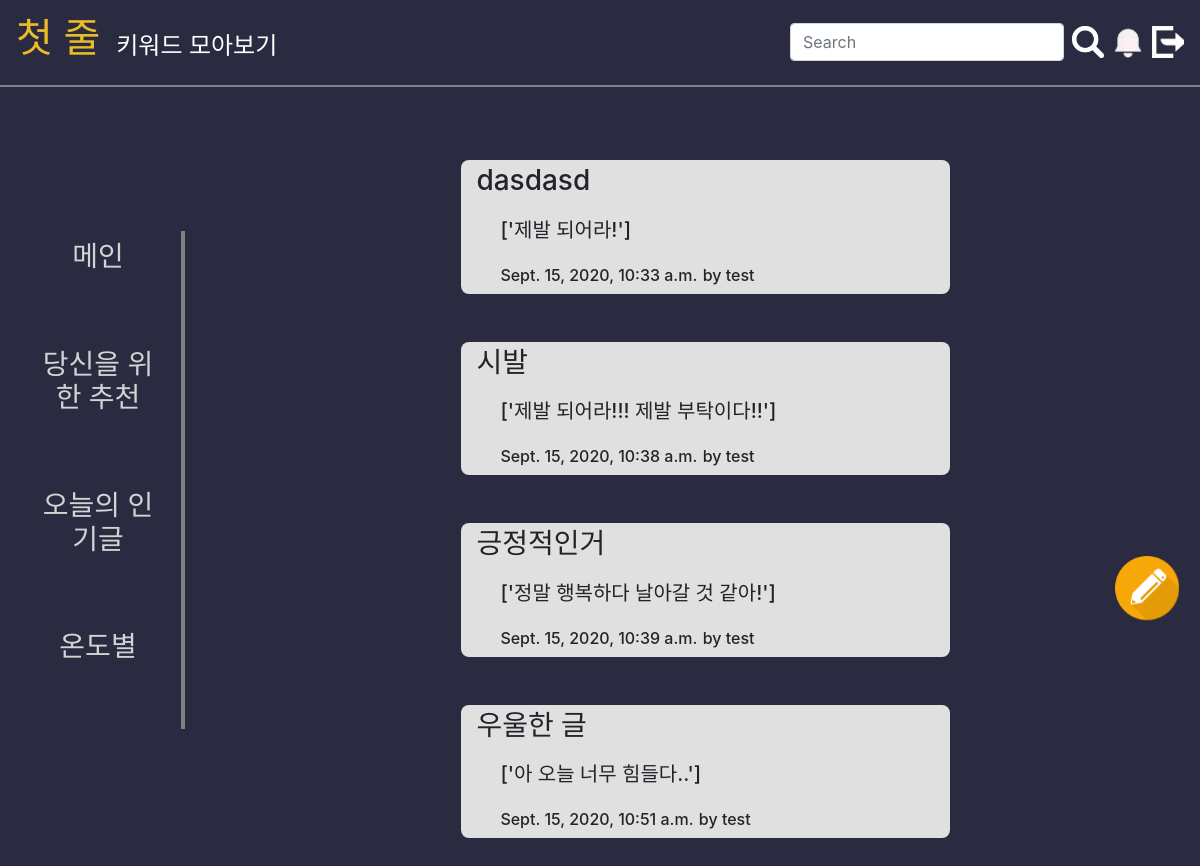
/post/cold (signed in), run on an earlier commit of the app's database.
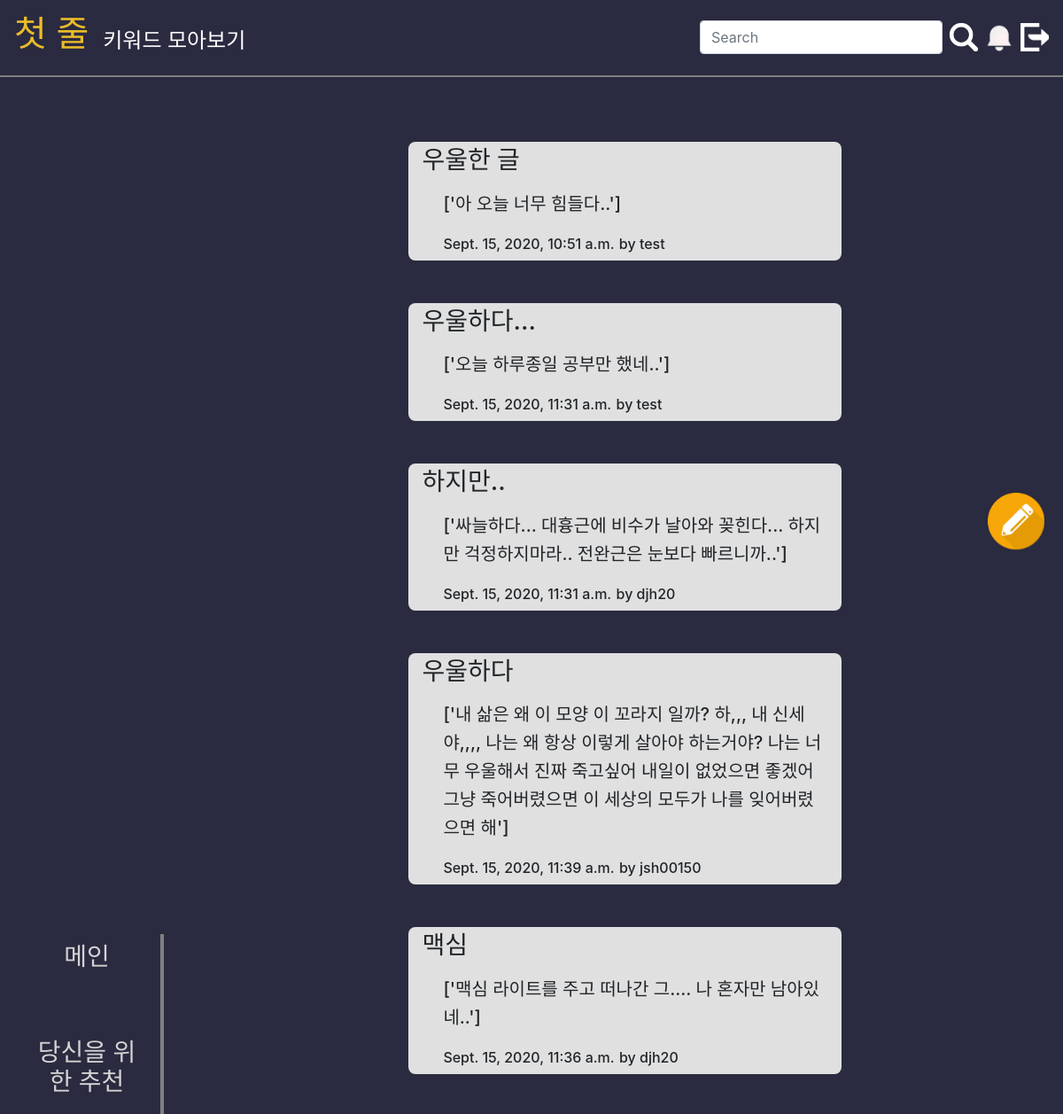
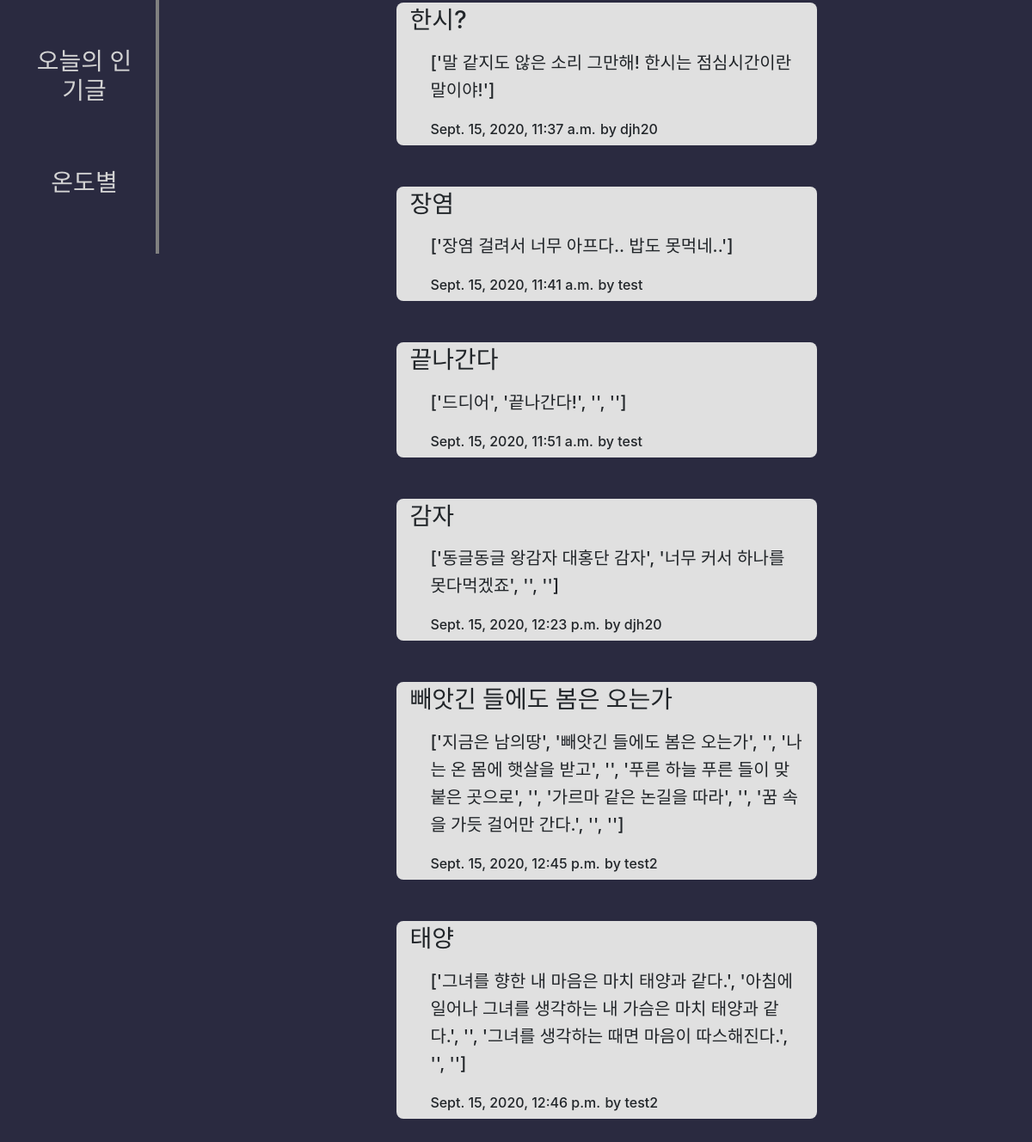
And on a later commit of the database (2 pictures, top to bottom).
### post/models.py (models this page shows)
class Post(models.Model):
    objects = models.Manager()
    id = models.AutoField(primary_key=True)
    title = models.CharField(max_length = 20, null=False)
    content = models.TextField(max_length = 1000, null=False)
    user_id = models.name = models.ForeignKey(MemberInfo, on_delete=models.CASCADE, null=False)
    date_time= models.DateTimeField(auto_now=True, null=False)
    prob_p = models.FloatField(default = 0)
    prob_dp = models.FloatField(default = 0)
    prob_n = models.FloatField(default = 0)
    temperature = models.FloatField(default = 0)

### member/models.py (models this page shows)
class MemberInfo(models.Model):
    object = models.Manager()
    id = models.CharField(max_length = 20, primary_key = True)
    pw = models.CharField(max_length = 16)
    name = models.CharField(max_length = 10)
    age = models.IntegerField(max_length = 3)           # 100세 시대를 고려
    sex = models.IntegerField(max_length = 1)            # 1: 남성 0: 여성
    email = models.CharField(max_length = 30)
    phoneNumber = models.CharField(max_length = 13)
    address = models.CharField(max_length = 100)
    offerInfoAgree = models.IntegerField(max_length = 1) # 1: 동의  0: 비동의
    offerInfoAgreeDay = models.CharField(max_length = 14)# 년월일시분초  20201116232211
    creationDate = models.CharField(max_length =14)      # 년월일시분초
    classification = models.IntegerField(max_length = 1, null=True) # 관리자 회원 구분

### post/views.py (the view)
# urls.py: path('cold', views.read_cold, name='read_cold' ),
def read_cold(request):
    posts = Post.objects.filter(temperature__range = (1.0 , 32.0))
    posts = replace_enter(posts)
    return render(request, 'post/read_hot.html', {'posts' : posts})

### post/views.py (called while the page is built)
def replace_enter(posts):
    for post in posts:
        post.content = post.content.split("\n")
        print(post.content)
        if isinstance(post.content, list):
            try:
                post.content.remove('')
            except Exception as ex:
                continue
    return posts

### post/templates/post/read_hot.html
{% extends "base_user.html" %}
{%  block sidebar %}
    {% include "siderBar_main_user.html" %}
{% endblock%}
{% block contentArea %}
<div class="ml-5 d-flex align-items-center justify-content-center row">
    {% if posts%}
        {% for post  in  posts%}
            {% include "./post_fragment.html" %}
        {% endfor %}
    {% endif %}
</div>
{% endblock contentArea %}
{% block floatingArea %}
    {% include "float_write_button_user.html" %}
{% endblock floatingArea %}

### templates/base_user.html (shortened to what this page needs)
<!DOCTYPE html>
<html lang="en">
<head>
    <link rel="stylesheet" href="https://stackpath.bootstrapcdn.com/bootstrap/4.5.2/css/bootstrap.min.css">
    {% load static %}
    <link rel="stylesheet" href="{% static 'css\base.css' %}">
</head>
<body>
  <div class="w-100 fixed-top">
  {% include "topBar_user.html" %}
  </div>
  <div class="container d-flex h-100 float-left col-md-2 position-fixed">
    <div id="side_bar" class="justify-content-center align-self-center">
      {% if request.session.auth_user_id %}
        {% block sidebar %}
        {% endblock sidebar %}
      {% endif %}
    </div>
  </div>
      <div id="content_area" class="h-100 float-right col-md-1">
      {% if request.session.auth_user_id %}
        {% block floatingArea %}
        {% endblock floatingArea %}
      {% endif %}
    </div>
    <div id="content_area" class="h-100 float-right col-md-9">
      {% if request.session.auth_user_id %}
        {% block contentArea %}
        {% endblock contentArea %}
        {% else %}
        {% include "login_form.html" %}
      {% endif %}
    </div>
</body>
</html>

### templates/topBar_user.html (shortened to what this page needs)
  <nav id="top_nav" class="navbar navbar-expand-lg">
    <a class="h3 text-white text-decoration-none" href="#"> <p id="title" class="h1 mb-0 pb-0">첫 줄</p></a>
    <div class="collapse navbar-collapse" id="navbarSupportedContent">
      <ul class="navbar-nav mr-auto">
        <li class="nav-item">
          <a class="nav-link text-white ml-2 mt-3 h4" href="#">키워드 모아보기</a>
        </li>
      </ul>
        {% if request.session.auth_user_id %}
          <form class="form-inline my-2 my-lg-0">
            <input class="form-control mr-sm-2" type="search" placeholder="Search" aria-label="Search">
            <button type="submit" id="search_icon"></button>
          </form>
          <a href="#" class="ml-2" id="bell_icon"></a>
          <a href="/member/logout" class="ml-2" id="logout"></a>
        {% endif %}
    </div>
  </nav>

### templates/siderBar_main_user.html (shortened to what this page needs)
<div class="sidebar w-100">
  <nav class="sidebar-nav w-100">
    <ul class="nav w-100">
      <li class="nav-item w-100 mb-5">
        <a class="nav-link text-white btn" href="#">
            <p class="h3 menu_item">메인</p>
        </a>
      </li>
            <li class="nav-item w-100 mb-5">
        <a class="nav-link text-white btn" href="#">
            <p class="h3 menu_item">당신을 위한 추천</p>
        </a>
      </li>
      <li class="nav-item w-100 mb-5">
        <a class="nav-link text-white btn" href="#">
            <p class="h3 menu_item">오늘의 인기글</p>
        </a>
      </li>
      <li class="nav-item w-100 mb-5 hide_menu_trigger">
        <a class="nav-link text-white btn" href="#">
            <p class="h3 menu_item">온도별</p>
        </a>
    </ul>
  </nav>
</div>

### templates/float_write_button_user.html
<div class="position-fixed" id="write_icon_wrapper">
    <a type="submit" id="write_icon" href="/post/add"></a>
</div>

### post/templates/post/post_fragment.html
<div class="ml-5 w-20 col-md-7 mb-5 h-10 post_card pt-1">
    <span id="post_title" class="h3 mr-3">{{post.title}}</span>
    <div id="post_content" class="ml-4 h5 mt-3">{{post.content}}</div>
    <div id="post_state_area" class="ml-4 h5 mt-3">
        <span id="post_time" class="h6">{{post.date_time}}</span>
        <span id="post_user_id" class="h6">by {{post.user_id.id}}</span>
    </div>
</div>

### static/css/base.css (style rules this page uses)
#top_nav { background-color: #2a2a40; border-bottom-width: 0.15rem; border-bottom-color: gray; border-bottom-style: solid; }
#search_icon { background-image: url("../images/search.png"); background-repeat: no-repeat; border-width: 0; background-color: #2a2a40; width: 2rem; height: 2rem; background-size: cover; }
#bell_icon { background-image: url("../images/bell_white.png"); background-repeat: no-repeat; background-size: cover; width: 2rem; height: 2rem; }
html, body { background-color: #2a2a40; width: 100%; height: 100%; }
#side_bar { width: 100%; border-right-width: 0.3rem; border-right-color: gray; border-right-style: solid; }
#title { color: #eabc28; }
#content_area { margin-top: 10rem; }
.menu_item { color:lightgray; }
#write_icon_wrapper { margin-top: 33%; }
#write_icon { background-image: url("../images/write_new.png"); background-repeat: no-repeat; background-size: cover; width: 4rem; height: 4rem; background-color: transparent; border-width: 0; }
#post_content { line-height: 2rem; }
.post_card { background-color: #e0e0e0; border-radius: 0.5rem; }
#logout { background-image: url("../images/logout.png"); background-repeat: no-repeat; background-size: cover; width: 2rem; height: 2rem; }

What changed in the data, as far as the page shows it:
removed Post: title "dasdasd", content "['제발 되어라!']", date_time "Sept. 15, 2020, 10:33 a.m.", user_id.id "test"
removed Post: title "시발", content "['제발 되어라!!! 제발 부탁이다!!']", date_time "Sept. 15, 2020, 10:38 a.m.", user_id.id "test"
removed Post: title "긍정적인거", content "['정말 행복하다 날아갈 것 같아!']", date_time "Sept. 15, 2020, 10:39 a.m.", user_id.id "test"
added Post: title "우울하다...", content "['오늘 하루종일 공부만 했네..']", date_time "Sept. 15, 2020, 11:31 a.m.", user_id.id "test"
added Post: title "하지만..", content "['싸늘하다... 대흉근에 비수가 날아와 꽂힌다... 하지만 걱정하지마라.. 전완근은 눈보다 빠르니까..']", date_time "Sept. 15, 2020, 11:31 a.m.", user_id.id "djh20"
added Post: title "우울하다", content "['내 삶은 왜 이 모양 이 꼬라지 일까? 하,,, 내 신세야,,,, 나는 왜 항상 이렇게 살아야 하는거야? 나는 너무 우울해서 진짜 죽고싶어 내일이 없었으면 좋겠어 그냥 죽어버렸으면 이 세상의 모두가 나를 잊어버렸으면 해']", date_time "Sept. 15, 2020, 11:39 a.m.", user_id.id "jsh00150"
added Post: title "맥심", content "['맥심 라이트를 주고 떠나간 그.... 나 혼자만 남아있네..']", date_time "Sept. 15, 2020, 11:36 a.m.", user_id.id "djh20"
added Post: title "한시?", content "['말 같지도 않은 소리 그만해! 한시는 점심시간이란 말이야!']", date_time "Sept. 15, 2020, 11:37 a.m.", user_id.id "djh20"
added Post: title "장염", content "['장염 걸려서 너무 아프다.. 밥도 못먹네..']", date_time "Sept. 15, 2020, 11:41 a.m.", user_id.id "test"
added Post: title "끝나간다", content "['드디어', '끝나간다!', '', '']", date_time "Sept. 15, 2020, 11:51 a.m.", user_id.id "test"
added Post: title "감자", content "['동글동글 왕감자 대홍단 감자', '너무 커서 하나를 못다먹겠죠', '', '']", date_time "Sept. 15, 2020, 12:23 p.m.", user_id.id "djh20"
added Post: title "빼앗긴 들에도 봄은 오는가", content "['지금은 남의땅', '빼앗긴 들에도 봄은 오는가', '', '나는 온 몸에 햇살을 받고', '', '푸른 하늘 푸른 들이 맞붙은 곳으로', '', '가르마 같은 논길을 따라', '', '꿈 속을 가듯 걸어만 간다.', '', '']", date_time "Sept. 15, 2020, 12:45 p.m.", user_id.id "test2"
added Post: title "태양", content "['그녀를 향한 내 마음은 마치 태양과 같다.', '아침에 일어나 그녀를 생각하는 내 가슴은 마치 태양과 같다.', '', '그녀를 생각하는 때면 마음이 따스해진다.', '', '']", date_time "Sept. 15, 2020, 12:46 p.m.", user_id.id "test2"
